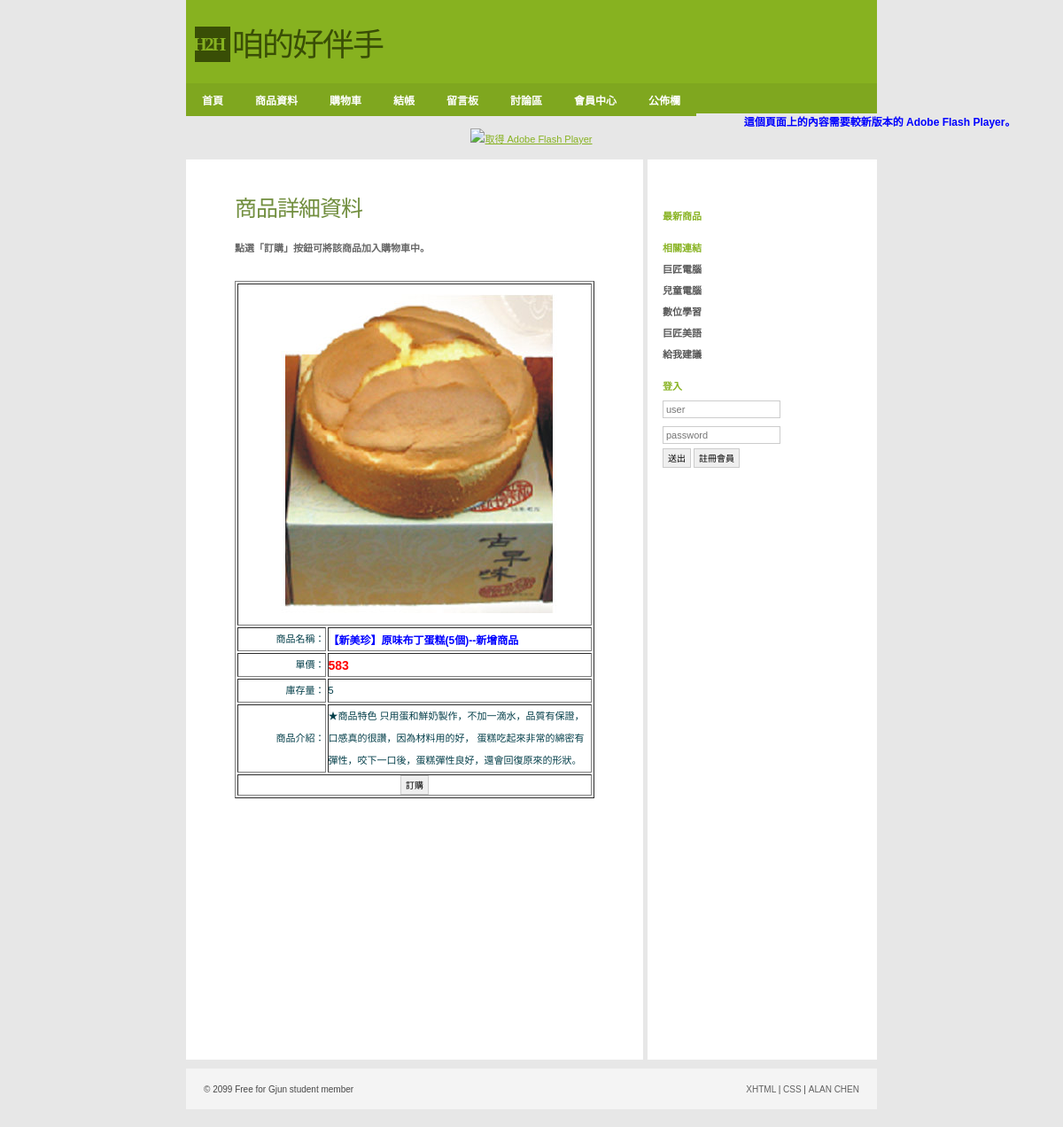
/Shop/productDetail.php?id=20, run on the app's committed database.
### tables this page shows
CREATE TABLE `product` (
  `id` int(11) NOT NULL COMMENT '產品編號',
  `name` varchar(200) NOT NULL COMMENT '產品名稱',
  `introduce` text COMMENT '產品內容',
  `price` int(11) DEFAULT '0' COMMENT '產品單價',
  `qty` int(11) DEFAULT '0' COMMENT '產品庫存量',
  `state` tinyint(1) DEFAULT '1' COMMENT '產品上架否'
);

### Shop/productDetail.php (the view, shortened to what this page needs)
<?php require_once('../Connections/shop.php'); ?>
<?php
if (!function_exists("GetSQLValueString")) {
function GetSQLValueString($theValue, $theType, $theDefinedValue = "", $theNotDefinedValue = "")
{
  $theValue = function_exists("mysql_real_escape_string") ? mysql_real_escape_string($theValue) : mysql_escape_string($theValue);
  switch ($theType) {
    case "long":
    case "int":
      $theValue = ($theValue != "") ? intval($theValue) : "NULL";
      break;
  }
  return $theValue;
}
}
$colname_productDetail = "-1";
if (isset($_GET['id'])) {
  $colname_productDetail = $_GET['id'];
}
$query_productDetail = sprintf("SELECT * FROM product WHERE id = %s", GetSQLValueString($colname_productDetail, "int"));
$productDetail = mysql_query($query_productDetail, $shop) or die(mysql_error());
$row_productDetail = mysql_fetch_assoc($productDetail);
 session_start();?>
<!DOCTYPE html PUBLIC "-//W3C//DTD XHTML 1.0 Strict//EN"
"http://www.w3.org/TR/xhtml1/DTD/xhtml1-strict.dtd">
<html xmlns="http://www.w3.org/1999/xhtml">
<head>
<link rel="stylesheet" href="../css/styles.css" media="all" type="text/css" />
</head>
<body>
  <div id="header">
      <div class="subContainer">
            <div id="logo">
            <div id="box">H2H</div>
            <p>咱的好伴手</p>
            </div>
    </div>
</div>
<div id="navigation">
	<ul id="sddm">
        <li><a href="index.php">首頁</a></li>
        <li><a href="product.php">商品資料</a></li>
        <li><a href="cart.php">購物車</a></li>
        <li><a href="checkOut.php">結帳</a></li>
        <li><a href="guestBook.php">留言板</a></li>
        <li><a href="titleView.php">討論區</a></li>
	    <li><a href="#"
        onmouseover="mopen('m1')"
        onmouseout="mclosetime()">會員中心</a>
    	</li>
	    <li><a href="#"
        onmouseover="mopen('m2')"
        onmouseout="mclosetime()">公佈欄</a>
    	</li>
		</ul>
</div>
<object id="FlashID" classid="clsid:D27CDB6E-AE6D-11cf-96B8-444553540000" width="780" height="120">
    <object type="application/x-shockwave-flash" data="../Scripts/pic.swf" width="780" height="120">
      <div>
        <h4>這個頁面上的內容需要較新版本的 Adobe Flash Player。</h4>
        <p><a href="http://www.adobe.com/go/getflashplayer"><img src="http://www.adobe.com/images/shared/download_buttons/get_flash_player.gif" alt="取得 Adobe Flash Player" width="112" height="33" /></a></p>
      </div>
    </object>
  </object>
<div id="container">
  <div id="primaryContent">
    <h2>商品詳細資料</h2>
	<h3>點選「訂購」按鈕可將該商品加入購物車中。</h3>
    <p>&nbsp;</p>
    <table border="1" width="100%">
    	<tr>
    		<td align="center" colspan="2">
            	<img src="picture/<?php echo $row_productDetail['id']; ?>.jpg" alt="">
            </td>
    	</tr>
    	<tr>
    		<td width="25%" align="right"><p>商品名稱：</p></td>
    		<td><h4><?php echo $row_productDetail['name']; ?></h4></td>
    	</tr>
    	<tr>
    		<td align="right"><p>單價：</p></td>
    		<td><h5><?php echo $row_productDetail['price']; ?></h5></td>
    	</tr>
    	<tr>
    		<td align="right"><p>庫存量：</p></td>
    		<td><p><?php echo $row_productDetail['qty']; ?></p></td>
    	</tr>
    	<tr>
    		<td align="right"><p>商品介紹：</p></td>
    		<td><p><?php echo $row_productDetail['introduce']; ?></p></td>
    	</tr>
    	<tr>
    		<td colspan="2" align="center">
            	<button onclick="location.href='cart.php?id=<?php echo $row_productDetail['id']; ?>&add=additem'">訂購</button>
            </td>
    	</tr>
    </table>
    <p>&nbsp;</p>
    <p>&nbsp;</p>
    <p>&nbsp;</p>
    <p>&nbsp;</p>
    <p>&nbsp;</p>
    <p>&nbsp;</p>
    <p>&nbsp;</p>
    <p>&nbsp;</p>
    <p>&nbsp;</p>
    <p>&nbsp;</p>
    <p>&nbsp;</p>
  </div>
  <div id="secondaryContent">
    <p>&nbsp;</p>
    <h3>最新商品</h3>
    <h3>相關連結</h3>
    <ul class="links">
      <li><a href="http://www.pcschool.com.tw/">巨匠電腦</a></li>
      <li><a href="http://kid.pcschool.com.tw/">兒童電腦</a></li>
      <li><a href="http://www.soeasyedu.com.tw/">數位學習</a></li>
      <li><a href="http://www.soeasyedu.com.tw/">巨匠美語</a></li>
      <li><a href="http://www.off.com.tw/weiblog">給我建議</a>
    </ul>
    <?php if(!isset($_SESSION['MM_Username'])){?>
    <h3>登入</h3>
    <form action="loginCheck.php" method="post">
      <p>
        <input value="" name="user" placeholder="user" />
      </p>
      <p>
        <input name="password" type="password" value="" placeholder="password" />
      </p>
        <button type="submit">送出</button>
        <button type="button" onclick="location.href='registerUser.php'">註冊會員</button>
    </form>
    <?php }?>
  </div>
        <br class="clear" />
</div>
    <div id="footer">
        <ul>
            <li id="copyright">&copy; 2099 Free for Gjun student member</li>
            <li id="links">
                <ul>
                    <li><a href="#">XHTML</a> |</li>
                    <li><a href="#">CSS</a> |</li>
                    <li><a href="http://gjun.tw">ALAN CHEN</a></li>
                </ul>
            </li>
        </ul>
    </div>
</body>
</html>

### css/styles.css (style rules this page uses)
* { margin:0; padding:0; font-family:Verdana, Arial, Helvetica, sans-serif; }
body, html { margin:0; padding:0; background:#e7e7e7; text-align:center; margin-bottom:10px; }
h2 { font-family:'Georgia'; font-size:25px; letter-spacing:-1px; margin-top:15px; margin-bottom:20px; font-weight:normal; color:#718e3e; }
h3 { font-size:11px; font-weight:bold; color:#666; margin:5px 0; }
h4 { font-size:12px; color:#00F; }
h5 { font-size:14px; color:#F00; }
p { color:#043f4a; font-size:11px; line-height:25px; }
a { color:#87B220; text-decoration:underline; }
#container { width:780px; margin:10px auto; padding:0; background:#fff; text-align:left; }
#logo { margin:0; padding:0px; }
#logo #box { float:left; clear:none; height:40px; width:40px; margin:0 0 0 10px; padding:0px; background:#394E06; color:#87B220; font-family:Georgia, "Times New Roman", Times, serif; font-weight:bold; font-size:20px; line-height:40px; letter-spacing:-2px; text-indent:-2px; }
#logo p { float:left; clear:none; height:40px; width:260px; margin:0; padding:0; color:#394E06; font-family:Georgia, "Times New Roman", Times, serif; font-weight:normal; font-size:36px; text-indent:2px; line-height:43px; letter-spacing:-2px; font-style: normal; }
.subContainer, #navigation ul { width:780px; margin:0 auto; }
#header { text-align:left; margin:0 auto; padding:30px 0 0 0px; height:64px; background:#87b220; width: 780px; }
#navigation { margin:0 auto; padding:0; background:#7fa71f; height:34px; width: 780px; list-style:none; }
#navigation li { float:left; clear:none; list-style:none; }
#navigation li a { color:#fff; display:block; font-size:12px; text-decoration:none; font-weight:bold; padding:10px 18px; }
input { background-color: #FFF; color: #999999; border: 1px solid #CCC; font-size: 11px; padding: 3px; width:125px; }
button { background-color:#EFEFEF; line-height:13px; color: #000; border: 1px solid #CCC; font-size: 10px; height:22px; margin: 0; padding: 0 5px; }
form p { padding:2px 0; }
img { border:0; }
#primaryContent { width:406px; padding:20px 55px; border-right:5px solid #e7e7e7; font-size:11px; float:left; clear:none; }
#primaryContent img { clear:none; margin:10px; margin-right:0; padding:1px; border: 0px solid #E7E7E7; }
#secondaryContent { width:228px; padding:10px 14px; font-size:11px; float:right; clear:none; }
#secondaryContent h3 { color:#87b220; margin-top:20px; }
#secondaryContent ul { list-style:none; }
#secondaryContent li { list-style:none; padding-left:20px; margin:8px 0; background:url('../images/tiny_bullet.png') left bottom no-repeat; }
#secondaryContent li a { color:#575757; font-weight:bold; text-decoration:none; }
#secondaryContent .links li { padding-left:0px; margin:8px 0; background:none; }
#footer { margin:0 auto; margin-bottom:10px; height:10px; padding:18px 20px; clear:both; width:740px; text-align:left; font-size:10px; color:#484848; background:#f4f4f4; }
#footer ul { list-style:none; }
#footer li { list-style:none; display:inline; }
#footer #copyright { float:left; clear:none; }
#footer #links { float:right; clear:none; }
#footer a { color:#606060; text-decoration:none; }
#sddm { margin:0 auto; padding:0; background:#7fa71f; height:34px; width: 780px; list-style:none; }
#sddm li { float:left; clear:none; list-style:none; }
#sddm li a { color:#fff; background:#7fa71f; display:block; font-size:12px; text-decoration:none; font-weight:bold; padding:10px 18px; }
#sddm a { background:url('../images/nav_bg.gif'); }

### data on the page
product: name "【新美珍】原味布丁蛋糕(5個)--新增商品", price "583", qty "5", introduce "★商品特色 只用蛋和鮮奶製作，不加一滴水，品質有保證，口感真的很讚，因為材料用的好， 蛋糕吃起來非常的綿密有彈性，咬下一口後，蛋糕彈性良好，還會回復原來的形狀。"
